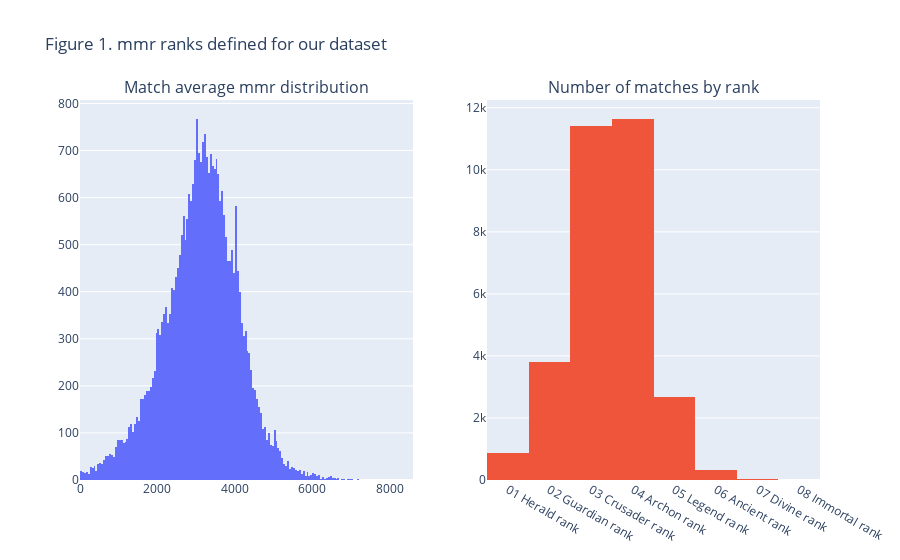

Notebook cell for this chart:
### Markdown cell above
### MMR ranks
The mmr of the maches varied from 1 to 8576 with a mean of 3130 and a median of 3172. 
We defined eigth mmr ranks based on this results.

### Code cell
### Figure 1. mmr ranks defined for our dataset
ranks_size = round(data.match_data['avg_mmr'].dropna().max()/8)

# for n, rank_n in enumerate(data.dota_ranks.keys()):  
#     if n == 0:
#         low_range = round(n*ranks_size)
#     else:
#         low_range = high_range + 1
#     high_range = low_range + ranks_size
#     # print(f'{rank_n} range: {low_range} - {high_range}')

fig = make_subplots(rows=1, cols=2, subplot_titles=("Match average mmr distribution",
                                                    "Number of matches by rank"))
fig.add_trace(go.Histogram(x=data.match_data['avg_mmr'].dropna()), row=1, col=1)
fig.add_trace(go.Histogram(x=data.match_data['dota rank'].dropna().sort_values()), row=1, col=2)
fig.update_layout(showlegend=False, title_text="Figure 1. mmr ranks defined for our dataset")

### Figure 1 — Plotly figure (JSON) as saved in the notebook; plotly's stock layout.template omitted (floating-point values rounded to 4 significant figures; data arrays with more than 128 entries replaced by an {"elided": "..."} marker saying what was removed)
{"data": [{"type": "histogram", "x": {"elided": "30721 int values"}, "xaxis": "x", "yaxis": "y"}, {"type": "histogram", "x": {"elided": "30721 str values"}, "xaxis": "x2", "yaxis": "y2"}], "layout": {"annotations": [{"font": {"size": 16}, "showarrow": false, "text": "Match average mmr distribution", "x": 0.225, "xanchor": "center", "xref": "paper", "y": 1, "yanchor": "bottom", "yref": "paper"}, {"font": {"size": 16}, "showarrow": false, "text": "Number of matches by rank", "x": 0.775, "xanchor": "center", "xref": "paper", "y": 1, "yanchor": "bottom", "yref": "paper"}], "showlegend": false, "title": {"text": "Figure 1. mmr ranks defined for our dataset"}, "xaxis": {"anchor": "y", "domain": [0, 0.45]}, "xaxis2": {"anchor": "y2", "domain": [0.55, 1]}, "yaxis": {"anchor": "x", "domain": [0, 1]}, "yaxis2": {"anchor": "x2", "domain": [0, 1]}}}
